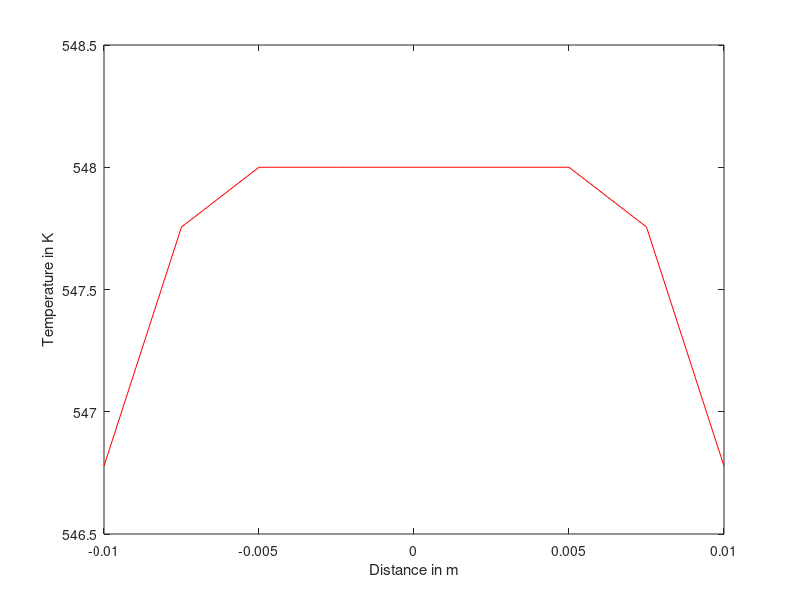

The MATLAB source for this figure: (Note: this script raises an error after producing the figure.)
nodes = input('Enter no. of nodes');
t = 1.5;
Tinfi = 523;
qdot = 10^8;
l = 0.01;
deltax = l/(nodes-1);
T = linspace(523,523,nodes);
T = T';
alpha = 5*10^(-6);
h = 1100;
k = 30;
for d = 1:1000
    deltat = fix(((k*deltax^2)/(2*alpha*(k + (h*deltax))))*10^d);
    if (deltat>=1 && deltat<10)
        deltat = deltat/10^d;
        break
    end
end
time = fix(t/deltat) + 1;
if (fix(t/deltat) ~= (t/deltat))
    time = time + 1;
end
lastdeltat = t - ((time-2)*deltat);
Tf = [time nodes];
for a = 1:nodes
    Tf(1, a) = T(a);
end
for j = 2:(time)
    if (j ~= time)
        % 1st node
        Tf(j, 1) = ((alpha*deltat/(deltax^2))*(2*Tf((j-1), 2)-2*Tf((j-1), 1))) + Tf((j-1), 1) + qdot*deltat*alpha/k;
        % 2 to nodes - 1
        for i = 2:(nodes-1)
            Tf(j, i) = ((alpha*deltat/(deltax^2))*(Tf((j-1), (i-1))+Tf((j-1), (i+1))-2*Tf((j-1), i))) + Tf((j-1), i) + qdot*deltat*alpha/k;
        end
        % last node
        Tf(j, nodes) = ((2*alpha*deltat/(deltax^2))*(Tf((j-1), (i-1)) + (h*deltax*Tinfi/k) + ((qdot*deltax^2)/(2*k)))) + (1-(2*alpha*deltat/deltax^2) - (2*h*alpha*deltat/(k*deltax)))*Tf((j-1), i);
    else 
        % 1st node
        Tf(j, 1) = ((alpha*lastdeltat/(deltax^2))*(2*Tf((j-1), 2)-2*Tf((j-1), 1))) + Tf((j-1), 1) + qdot*lastdeltat*alpha/k;
        % 2 to nodes - 1
        for i = 2:(nodes-1)
            Tf(j, i) = ((alpha*lastdeltat/(deltax^2))*(Tf((j-1), (i-1))+Tf((j-1), (i+1))-2*Tf((j-1), i))) + Tf((j-1), i) + qdot*lastdeltat*alpha/k;
        end
        % last node
        Tf(j, nodes) = ((2*alpha*lastdeltat/(deltax^2))*(Tf((j-1), (i-1)) + (h*deltax*Tinfi/k) + ((qdot*deltax^2)/(2*k)))) + (1-(2*alpha*lastdeltat/deltax^2) - (2*h*alpha*lastdeltat/(k*deltax)))*Tf((j-1), i);
    end
end

Tf

dist = 0:1:nodes-1;
dist = deltax*dist;
plot(dist, Tf(time, :), 'Color', 'r');
hold on;
plot(-dist, Tf(time, :), 'Color', 'r');
xlabel('Distance in m');
label = ylabel('Temperature in K');
label.Position(1) = -0.1; % change horizontal position of ylabel
title('Variation of Temperature with Length of the element at time 1.5s')
hold off;
figure;

timespan = 0:1:time-1;
timespan = deltat*timespan;
timespan(1, time) = lastdeltat + timespan(1, time-1);
plot(timespan, Tf(:, 1), 'Color', 'g', 'DisplayName', 'Temperature of Mid-plane node');
hold on;
plot(timespan, Tf(:, nodes), 'Color', 'b', 'DisplayName', 'Temperature of Surface node');
xlabel('Time in s');
label_h = ylabel('Temperature in K');
label_h.Position(1) = -0.15; % change horizontal position of ylabel
hold off;
title('Variation of Temperature with Time of Mid-plane node and surface node')
